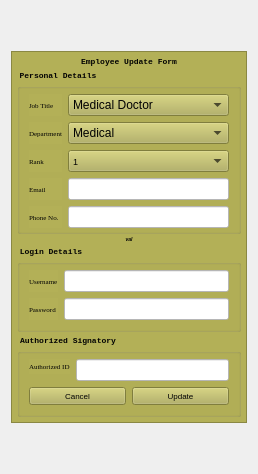
              <widget class="QWidget" name="page_3">
               <layout class="QVBoxLayout" name="verticalLayout_9">
                <item>
                 <spacer name="verticalSpacer_6">
                  <property name="orientation">
                   <enum>Qt::Vertical</enum>
                  </property>
                  <property name="sizeHint" stdset="0">
                   <size>
                    <width>20</width>
                    <height>40</height>
                   </size>
                  </property>
                 </spacer>
                </item>
                <item>
                 <widget class="QFrame" name="regForm_2">
                  <property name="enabled">
                   <bool>true</bool>
                  </property>
                  <property name="maximumSize">
                   <size>
                    <width>16777215</width>
                    <height>16777215</height>
                   </size>
                  </property>
                  <property name="autoFillBackground">
                   <bool>false</bool>
                  </property>
                  <property name="styleSheet">
                   <string notr="true">background-color: rgb(179, 176, 87);
color: rgb(2, 2, 2);</string>
                  </property>
                  <property name="frameShape">
                   <enum>QFrame::StyledPanel</enum>
                  </property>
                  <property name="frameShadow">
                   <enum>QFrame::Raised</enum>
                  </property>
                  <layout class="QGridLayout" name="gridLayout_10">
                   <property name="leftMargin">
                    <number>5</number>
                   </property>
                   <property name="topMargin">
                    <number>5</number>
                   </property>
                   <property name="rightMargin">
                    <number>5</number>
                   </property>
                   <property name="bottomMargin">
                    <number>5</number>
                   </property>
                   <property name="spacing">
                    <number>2</number>
                   </property>
                   <item row="3" column="0">
                    <widget class="QGroupBox" name="groupBox_5">
                     <property name="sizePolicy">
                      <sizepolicy hsizetype="Minimum" vsizetype="Minimum">
                       <horstretch>0</horstretch>
                       <verstretch>40</verstretch>
                      </sizepolicy>
                     </property>
                     <property name="maximumSize">
                      <size>
                       <width>16777215</width>
                       <height>356</height>
                      </size>
                     </property>
                     <property name="font">
                      <font>
                       <family>Courier New</family>
                       <pointsize>6</pointsize>
                       <weight>75</weight>
                       <bold>true</bold>
                      </font>
                     </property>
                     <property name="title">
                      <string>Personal Details</string>
                     </property>
                     <layout class="QGridLayout" name="gridLayout_12">
                      <property name="topMargin">
                       <number>9</number>
                      </property>
                      <property name="bottomMargin">
                       <number>3</number>
                      </property>
                      <item row="1" column="0">
                       <widget class="QLabel" name="deptlbl_2">
                        <property name="font">
                         <font>
                          <family>Georgia</family>
                          <pointsize>5</pointsize>
                         </font>
                        </property>
                        <property name="text">
                         <string>Department</string>
                        </property>
                       </widget>
                      </item>
                      <item row="5" column="0">
                       <widget class="QLabel" name="phonelbl_2">
                        <property name="font">
                         <font>
                          <family>Georgia</family>
                          <pointsize>5</pointsize>
                         </font>
                        </property>
                        <property name="text">
                         <string>Phone No.</string>
                        </property>
                       </widget>
                      </item>
                      <item row="4" column="0">
                       <widget class="QLabel" name="emaillbl_2">
                        <property name="font">
                         <font>
                          <family>Georgia</family>
                          <pointsize>5</pointsize>
                         </font>
                        </property>
                        <property name="text">
                         <string>Email</string>
                        </property>
                       </widget>
                      </item>
                      <item row="3" column="1">
                       <widget class="QComboBox" name="rank_2">
                        <property name="font">
                         <font>
                          <pointsize>7</pointsize>
                         </font>
                        </property>
                        <item>
                         <property name="text">
                          <string>1</string>
                         </property>
                        </item>
                        <item>
                         <property name="text">
                          <string>2</string>
                         </property>
                        </item>
                        <item>
                         <property name="text">
                          <string>3</string>
                         </property>
                        </item>
                        <item>
                         <property name="text">
                          <string>4</string>
                         </property>
                        </item>
                        <item>
                         <property name="text">
                          <string>5</string>
                         </property>
                        </item>
                        <item>
                         <property name="text">
                          <string>6</string>
                         </property>
                        </item>
                        <item>
                         <property name="text">
                          <string>7</string>
                         </property>
                        </item>
                        <item>
                         <property name="text">
                          <string>8</string>
                         </property>
                        </item>
                        <item>
                         <property name="text">
                          <string>9</string>
                         </property>
                        </item>
                       </widget>
                      </item>
                      <item row="3" column="0">
                       <widget class="QLabel" name="ranklbl_2">
                        <property name="font">
                         <font>
                          <family>Georgia</family>
                          <pointsize>5</pointsize>
                         </font>
                        </property>
                        <property name="text">
                         <string>Rank</string>
                        </property>
                       </widget>
                      </item>
                      <item row="5" column="1">
                       <widget class="QLineEdit" name="phone_2">
                        <property name="font">
                         <font>
                          <family>Courier New</family>
                          <pointsize>7</pointsize>
                         </font>
                        </property>
                        <property name="autoFillBackground">
                         <bool>false</bool>
                        </property>
                        <property name="styleSheet">
                         <string notr="true">color: rgb(9, 9, 9);
background-color: rgb(255, 255, 255);</string>
                        </property>
                        <property name="inputMethodHints">
                         <set>Qt::ImhDigitsOnly|Qt::ImhFormattedNumbersOnly|Qt::ImhPreferNumbers</set>
                        </property>
                       </widget>
                      </item>
                      <item row="4" column="1">
                       <widget class="QLineEdit" name="email_2">
                        <property name="font">
                         <font>
                          <family>Courier New</family>
                          <pointsize>7</pointsize>
                         </font>
                        </property>
                        <property name="autoFillBackground">
                         <bool>false</bool>
                        </property>
                        <property name="styleSheet">
                         <string notr="true">color: rgb(9, 9, 9);
background-color: rgb(255, 255, 255);</string>
                        </property>
                        <property name="inputMethodHints">
                         <set>Qt::ImhEmailCharactersOnly</set>
                        </property>
                       </widget>
                      </item>
                      <item row="0" column="0">
                       <widget class="QLabel" name="joblbl_2">
                        <property name="font">
                         <font>
                          <family>Georgia</family>
                          <pointsize>5</pointsize>
                         </font>
                        </property>
                        <property name="text">
                         <string>Job Title</string>
                        </property>
                       </widget>
                      </item>
                      <item row="0" column="1">
                       <widget class="QComboBox" name="jobtitle_2">
                        <item>
                         <property name="text">
                          <string>Medical Doctor</string>
                         </property>
                        </item>
                        <item>
                         <property name="text">
                          <string>Nurse</string>
                         </property>
                        </item>
                        <item>
                         <property name="text">
                          <string>Receptionist</string>
                         </property>
                        </item>
                        <item>
                         <property name="text">
                          <string>Principal HR</string>
                         </property>
                        </item>
                        <item>
                         <property name="text">
                          <string>HR Officer</string>
                         </property>
                        </item>
                        <item>
                         <property name="text">
                          <string>HR Manager</string>
                         </property>
                        </item>
                        <item>
                         <property name="text">
                          <string>Chief Admin Officer</string>
                         </property>
                        </item>
                        <item>
                         <property name="text">
                          <string>Admin Officer</string>
                         </property>
                        </item>
                        <item>
                         <property name="text">
                          <string>Lab Scientist</string>
                         </property>
                        </item>
                        <item>
                         <property name="text">
                          <string>Pharmacist</string>
                         </property>
                        </item>
                        <item>
                         <property name="text">
                          <string>Accounting Officer</string>
                         </property>
                        </item>
                        <item>
                         <property name="text">
                          <string>Chief Accounting Officer</string>
                         </property>
                        </item>
                       </widget>
                      </item>
                      <item row="1" column="1">
                       <widget class="QComboBox" name="dept_2">
                        <item>
                         <property name="text">
                          <string>Medical</string>
                         </property>
                        </item>
                        <item>
                         <property name="text">
                          <string>Pharmacy</string>
                         </property>
                        </item>
                        <item>
                         <property name="text">
                          <string>Laboratory</string>
                         </property>
                        </item>
                        <item>
                         <property name="text">
                          <string>Administration</string>
                         </property>
                        </item>
                        <item>
                         <property name="text">
                          <string>Reception</string>
                         </property>
                        </item>
                        <item>
                         <property name="text">
                          <string>Human Resource</string>
                         </property>
                        </item>
                        <item>
                         <property name="text">
                          <string>Account</string>
                         </property>
                        </item>
                       </widget>
                      </item>
                     </layout>
                    </widget>
                   </item>
                   <item row="5" column="0">
                    <widget class="QGroupBox" name="groupBox_6">
                     <property name="sizePolicy">
                      <sizepolicy hsizetype="Preferred" vsizetype="Fixed">
                       <horstretch>0</horstretch>
                       <verstretch>0</verstretch>
                      </sizepolicy>
                     </property>
                     <property name="maximumSize">
                      <size>
                       <width>16777215</width>
                       <height>150</height>
                      </size>
                     </property>
                     <property name="font">
                      <font>
                       <family>Courier New</family>
                       <pointsize>6</pointsize>
                       <weight>75</weight>
                       <bold>true</bold>
                      </font>
                     </property>
                     <property name="autoFillBackground">
                      <bool>false</bool>
                     </property>
                     <property name="title">
                      <string>Login Details</string>
                     </property>
                     <layout class="QGridLayout" name="gridLayout_13">
                      <item row="0" column="0">
                       <widget class="QLabel" name="userlbl_2">
                        <property name="font">
                         <font>
                          <family>Georgia</family>
                          <pointsize>5</pointsize>
                         </font>
                        </property>
                        <property name="text">
                         <string>Username</string>
                        </property>
                       </widget>
                      </item>
                      <item row="1" column="0">
                       <widget class="QLabel" name="paswdlbl_2">
                        <property name="font">
                         <font>
                          <family>Georgia</family>
                          <pointsize>5</pointsize>
                         </font>
                        </property>
                        <property name="text">
                         <string>Password</string>
                        </property>
                       </widget>
                      </item>
                      <item row="0" column="1">
                       <widget class="QLineEdit" name="regUserid_2">
                        <property name="font">
                         <font>
                          <family>Courier New</family>
                          <pointsize>7</pointsize>
                         </font>
                        </property>
                        <property name="styleSheet">
                         <string notr="true">color: rgb(9, 9, 9);
background-color: rgb(255, 255, 255);</string>
                        </property>
                       </widget>
                      </item>
                      <item row="1" column="1">
                       <widget class="QLineEdit" name="regPaswd_2">
                        <property name="font">
                         <font>
                          <family>Courier New</family>
                          <pointsize>7</pointsize>
                         </font>
                        </property>
                        <property name="styleSheet">
                         <string notr="true">color: rgb(9, 9, 9);
background-color: rgb(255, 255, 255);</string>
                        </property>
                        <property name="echoMode">
                         <enum>QLineEdit::PasswordEchoOnEdit</enum>
                        </property>
                       </widget>
                      </item>
                     </layout>
                    </widget>
                   </item>
                   <item row="4" column="0">
                    <widget class="QLabel" name="updateStatus">
                     <property name="sizePolicy">
                      <sizepolicy hsizetype="Preferred" vsizetype="Fixed">
                       <horstretch>0</horstretch>
                       <verstretch>0</verstretch>
                      </sizepolicy>
                     </property>
                     <property name="font">
                      <font>
                       <family>Segoe UI Symbol</family>
                       <pointsize>4</pointsize>
                       <weight>75</weight>
                       <italic>true</italic>
                       <bold>true</bold>
                      </font>
                     </property>
                     <property name="text">
                      <string>val</string>
                     </property>
                     <property name="alignment">
                      <set>Qt::AlignCenter</set>
                     </property>
                     <property name="margin">
                      <number>5</number>
                     </property>
                    </widget>
                   </item>
                   <item row="1" column="0">
                    <widget class="QLabel" name="label_26">
                     <property name="sizePolicy">
                      <sizepolicy hsizetype="Minimum" vsizetype="Fixed">
                       <horstretch>0</horstretch>
                       <verstretch>0</verstretch>
                      </sizepolicy>
                     </property>
                     <property name="font">
                      <font>
                       <family>Courier New</family>
                       <pointsize>6</pointsize>
                       <weight>75</weight>
                       <bold>true</bold>
                      </font>
                     </property>
                     <property name="text">
                      <string>Employee Update Form</string>
                     </property>
                     <property name="alignment">
                      <set>Qt::AlignCenter</set>
                     </property>
                    </widget>
                   </item>
                   <item row="6" column="0">
                    <widget class="QGroupBox" name="groupBox_2">
                     <property name="sizePolicy">
                      <sizepolicy hsizetype="Preferred" vsizetype="Fixed">
                       <horstretch>0</horstretch>
                       <verstretch>0</verstretch>
                      </sizepolicy>
                     </property>
                     <property name="font">
                      <font>
                       <family>Courier New</family>
                       <pointsize>6</pointsize>
                       <weight>75</weight>
                       <bold>true</bold>
                      </font>
                     </property>
                     <property name="title">
                      <string>Authorized Signatory</string>
                     </property>
                     <layout class="QGridLayout" name="gridLayout_7">
                      <item row="1" column="0">
                       <layout class="QHBoxLayout" name="horizontalLayout_7">
                        <item>
                         <widget class="QPushButton" name="updateCancelBtn">
                          <property name="sizePolicy">
                           <sizepolicy hsizetype="Minimum" vsizetype="Preferred">
                            <horstretch>0</horstretch>
                            <verstretch>0</verstretch>
                           </sizepolicy>
                          </property>
                          <property name="font">
                           <font>
                            <pointsize>6</pointsize>
                           </font>
                          </property>
                          <property name="cursor">
                           <cursorShape>PointingHandCursor</cursorShape>
                          </property>
                          <property name="styleSheet">
                           <string notr="true">border-color: rgb(8, 8, 8);</string>
                          </property>
                          <property name="text">
                           <string>Cancel</string>
                          </property>
                         </widget>
                        </item>
                        <item>
                         <widget class="QPushButton" name="updateBtn">
                          <property name="sizePolicy">
                           <sizepolicy hsizetype="Minimum" vsizetype="Preferred">
                            <horstretch>0</horstretch>
                            <verstretch>0</verstretch>
                           </sizepolicy>
                          </property>
                          <property name="font">
                           <font>
                            <pointsize>6</pointsize>
                           </font>
                          </property>
                          <property name="cursor">
                           <cursorShape>PointingHandCursor</cursorShape>
                          </property>
                          <property name="autoFillBackground">
                           <bool>false</bool>
                          </property>
                          <property name="styleSheet">
                           <string notr="true">border-color: rgb(8, 8, 8);</string>
                          </property>
                          <property name="text">
                           <string>Update</string>
                          </property>
                          <property name="flat">
                           <bool>false</bool>
                          </property>
                         </widget>
                        </item>
                       </layout>
                      </item>
                      <item row="0" column="0">
                       <layout class="QFormLayout" name="formLayout_3">
                        <item row="0" column="0">
                         <widget class="QLabel" name="authIdlbl_2">
                          <property name="font">
                           <font>
                            <family>Georgia</family>
                            <pointsize>5</pointsize>
                           </font>
                          </property>
                          <property name="text">
                           <string>Authorized ID</string>
                          </property>
                         </widget>
                        </item>
                        <item row="0" column="1">
                         <widget class="QLineEdit" name="authID_2">
                          <property name="font">
                           <font>
                            <family>Courier New</family>
                            <pointsize>7</pointsize>
                           </font>
                          </property>
                          <property name="autoFillBackground">
                           <bool>false</bool>
                          </property>
                          <property name="styleSheet">
                           <string notr="true">color: rgb(11, 11, 11);
background-color: rgb(255, 255, 255);</string>
                          </property>
                          <property name="inputMethodHints">
                           <set>Qt::ImhSensitiveData</set>
                          </property>
                          <property name="text">
                           <string/>
                          </property>
                         </widget>
                        </item>
                       </layout>
                      </item>
                     </layout>
                    </widget>
                   </item>
                  </layout>
                 </widget>
                </item>
                <item>
                 <spacer name="verticalSpacer_5">
                  <property name="orientation">
                   <enum>Qt::Vertical</enum>
                  </property>
                  <property name="sizeHint" stdset="0">
                   <size>
                    <width>20</width>
                    <height>40</height>
                   </size>
                  </property>
                 </spacer>
                </item>
               </layout>
              </widget>
